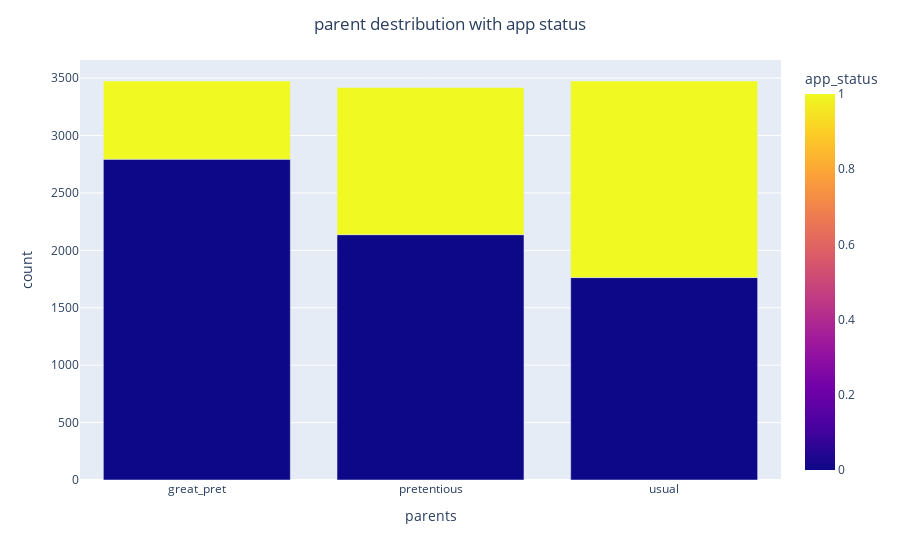

Notebook cell for this chart:
### Code cell
df_parents=train.groupby(by =['parents','app_status'])['ID'].count().to_frame().reset_index().rename(columns={'parents':'parents','app_status':'app_status','ID':'count'})

fig = px.bar(df_parents, x="parents", y="count", color="app_status", barmode="group",
             
             )
fig.update_layout(title_text='parent destribution with app status',title_x=0.5,
                  hoverlabel=dict(
                  bgcolor="white",
                  font_size=16,
                  font_family="Rockwell",
                                
     )
  )
fig.show()

### Figure 1 — Plotly figure (JSON) as saved in the notebook; plotly's stock layout.template omitted (floating-point values rounded to 4 significant figures)
{"data": [{"alignmentgroup": "True", "hovertemplate": "parents=%{x}<br>count=%{y}<br>app_status=%{marker.color}<extra></extra>", "legendgroup": "", "marker": {"color": [0, 1, 0, 1, 0, 1], "coloraxis": "coloraxis"}, "name": "", "offsetgroup": "", "orientation": "v", "showlegend": false, "textposition": "auto", "type": "bar", "x": ["great_pret", "great_pret", "pretentious", "pretentious", "usual", "usual"], "xaxis": "x", "y": [2794, 681, 2137, 1281, 1763, 1712], "yaxis": "y"}], "layout": {"barmode": "group", "coloraxis": {"colorbar": {"title": {"text": "app_status"}}, "colorscale": [[0, "#0d0887"], [0.1111, "#46039f"], [0.2222, "#7201a8"], [0.3333, "#9c179e"], [0.4444, "#bd3786"], [0.5556, "#d8576b"], [0.6667, "#ed7953"], [0.7778, "#fb9f3a"], [0.8889, "#fdca26"], [1, "#f0f921"]]}, "hoverlabel": {"bgcolor": "white", "font": {"family": "Rockwell", "size": 16}}, "legend": {"tracegroupgap": 0}, "margin": {"t": 60}, "title": {"text": "parent destribution with app status", "x": 0.5}, "xaxis": {"anchor": "y", "domain": [0, 1], "title": {"text": "parents"}}, "yaxis": {"anchor": "x", "domain": [0, 1], "title": {"text": "count"}}}}
